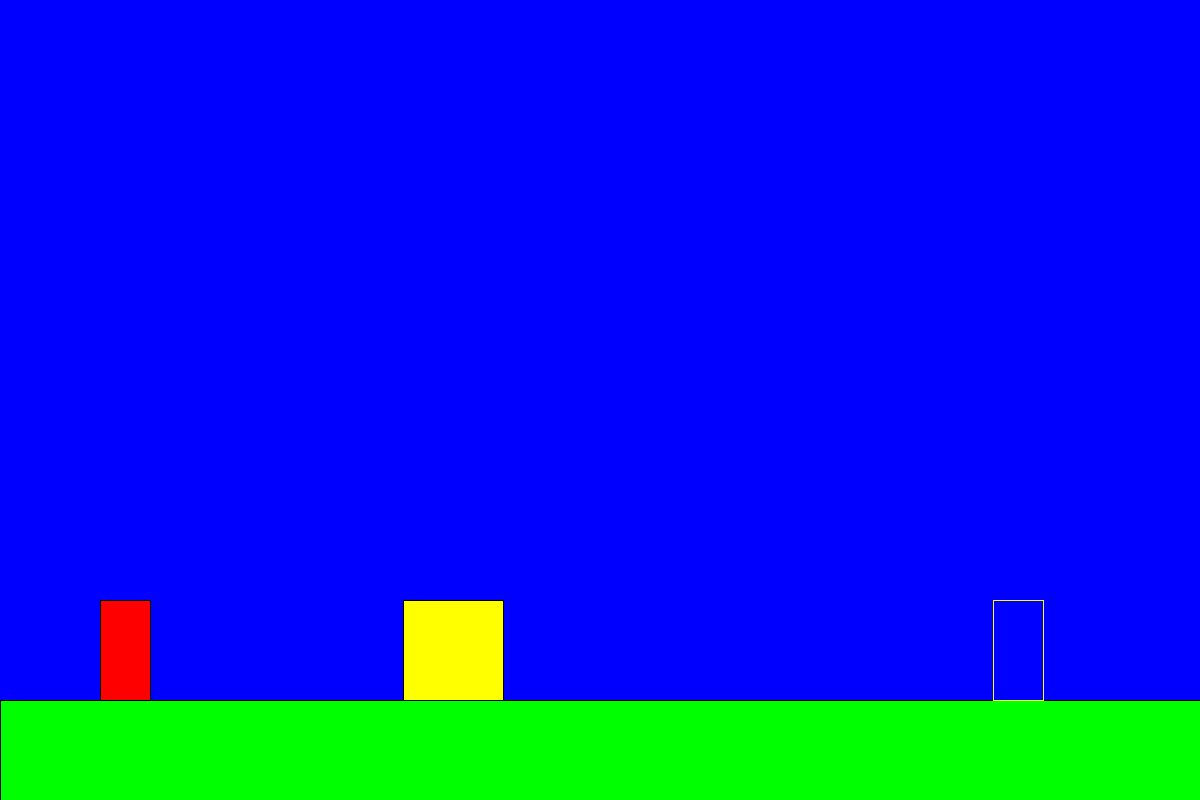
Frame 1 (no input)
Frame 60 (the mouse pressed at the canvas centre just before this capture): identical to frame 1, image omitted
Frame 120 (the mouse held since frame 60 and released just before this capture): identical to frame 1, image omitted

The Processing sketch that drew this single still picture (run headless with seeded random() and noise(); from frame 60 on, the mouse is pressed at the canvas centre):

// Processing sketch: thomas_was_alone
// ── thomas_was_alone.pde
void setup()
{
  size(1200,800);
  setupBack();
  setupPlayer();
  setupGoal();
  setupObs();
}

void draw()
{
  background(0,0,255);
  drawBack();
  drawPlayer();
  drawGoal();
  drawObs();
}

// ── Goal.pde
PVector goalPos = new PVector( random(800,1100), 600);
PVector goalSize = new PVector(50,100);
PShape goalRect;
void setupGoal()
{
  
  goalRect = createShape(RECT,0,0,goalSize.x,goalSize.y);
  goalRect.setStroke(color(255,255,0));
  goalRect.setStrokeWeight(1);
  goalRect.setFill(false);
  
}

void drawGoal()
{
  shape(goalRect,goalPos.x, goalPos.y);
}

// ── Obstacle.pde
PVector obsPos = new PVector(random(300, 700), 600);
PVector obsSize = new PVector(100,100);
PShape obsRect;
void setupObs()
{
  
  obsRect = createShape(RECT,0,0,obsSize.x,obsSize.y);
  obsRect.setFill(color(255,255,0));
  
}

void drawObs()
{
  shape(obsRect,obsPos.x, obsPos.y);
}

// ── Player.pde
PVector playerPos = new PVector(100, 600);
PVector playerSize = new PVector (50, 100);
PShape  playerRect;
PVector accel = new PVector(0,0);
boolean spacePress;
boolean onObject;
boolean collisionWin;
boolean moveKey = false;
boolean collisionOb = false;
PVector playerVel = new PVector(0,0);

// creates playerShape and sets up some bools
void setupPlayer()
{
  playerRect = createShape(RECT,0,0,playerSize.x,playerSize.y);
  
  collisionWin = false;
  onObject = false;
}

// draws player and calls collision function and draws player based on information
void drawPlayer()
{
  
  collision();
  
  // gooal collision check
  if(!collisionWin)
  {
    playerRect.setFill(color(255,0,0));
  }
  else
  {
    playerRect.setFill(color(255));
  }
  shape(playerRect,playerPos.x, playerPos.y);
  
    // this is for deceleration
    if(!(key == LEFT || key == RIGHT))
    {
      // ensures not hitting object while decelerating
      if(!collisionOb)
      {
      playerVel.x *= 0.95;
      playerPos.x += playerVel.x;
      }
      else
      {
        playerPos.y = obsPos.y - playerSize.y;
        spacePress = false;
        if(onObject)
        {
         playerVel.y = 0;
         playerVel.x = 0;
         collisionOb = false;
        }
      }
    }
    if(playerPos.y > backPos.y - playerSize.y)
      {
        playerPos.y = backPos.y - playerSize.y;
        playerVel.y = 0;
        accel.y =0;
        spacePress = false;
      }
    if(spacePress)
    {
      
      playerPos.y += playerVel.y;
      playerVel.y += accel.y;
      
    }
    if (!spacePress && !onObject && playerPos.y + playerSize.y != backPos.y )
    {
      playerPos.y += playerVel.y;
      playerVel.y += accel.y;
    }
}

void keyPressed()
{
  switch(keyCode)
  {
    case LEFT:
    accel.x = -0.75;
    if(playerVel.x > -6)
    {
      if(!collisionOb)
      {
        playerVel.x += accel.x;
      }
    }
    if(!collisionOb)
    {
    playerPos.x += playerVel.x;
    }
    break;
    case RIGHT:
    accel.x = 0.75;
    if(playerVel.x < 6)
    {
      if(!collisionOb)
      {
        playerVel.x += accel.x;
      }
    }
    if(!collisionOb)
    {
    playerPos.x += playerVel.x;
    }
    break;
    
    
    
  }
  if(!spacePress)
  {
    if(key == ' ')
    {
      playerVel.y = -49.0;
      accel.y = 2.45; 
      spacePress = true;
    }
  }
}

void collision()
{
  // hitting goal
    if(playerPos.x + playerSize.x >= goalPos.x && playerPos.x <= goalPos.x + goalSize.x )
    {
      collisionWin = true;
    }
    else 
    {
      collisionWin = false;
    }
    
    // hitting obstacle
    if(playerPos.x + playerSize.x >= obsPos.x && playerPos.x <= obsPos.x + obsSize.x)
    {
       if(!spacePress)
       {
         if(playerVel.x > 0 && !onObject)
         {
           playerPos.x = obsPos.x - playerSize.x - 1;
           playerVel.x = 0;
         }
         else if (playerVel.x < 0 && !onObject)
         {
           playerPos.x = obsPos.x + obsSize.x + 1;
           playerVel.x = 0;
         }
         
       }
       // checks if y collision or just x collision
         if(playerPos.y + playerSize.y > obsPos.y  && spacePress)
         {
           spacePress = false;
           
           if(playerVel.x == 0 && (playerPos.x == obsPos.x + obsSize.x + 1 || playerPos.x == obsPos.x - playerSize.x - 1))
           {
             onObject = false;
             collisionOb = false;
             
             playerPos.y = backPos.y - playerSize.y;
             
           }
           else
           {
             collisionOb = true;
             onObject = true;
           }
          
         }
         else
         {
           collisionOb = false;
         }
      }
    
    else
    {
       onObject = false; 
    }
    
   
    
}

// ── draw.pde
// this is background stuff rather than draw stuff
PVector backPos = new PVector(0,700);
PVector backSize = new PVector(1200,100);
PShape rect;
void setupBack()
{
  rect = createShape(RECT,0,0,backSize.x,backSize.y);
  rect.setFill(color(0,255,0));
 
}
void drawBack()
{
  shape(rect,backPos.x, backPos.y);
}
